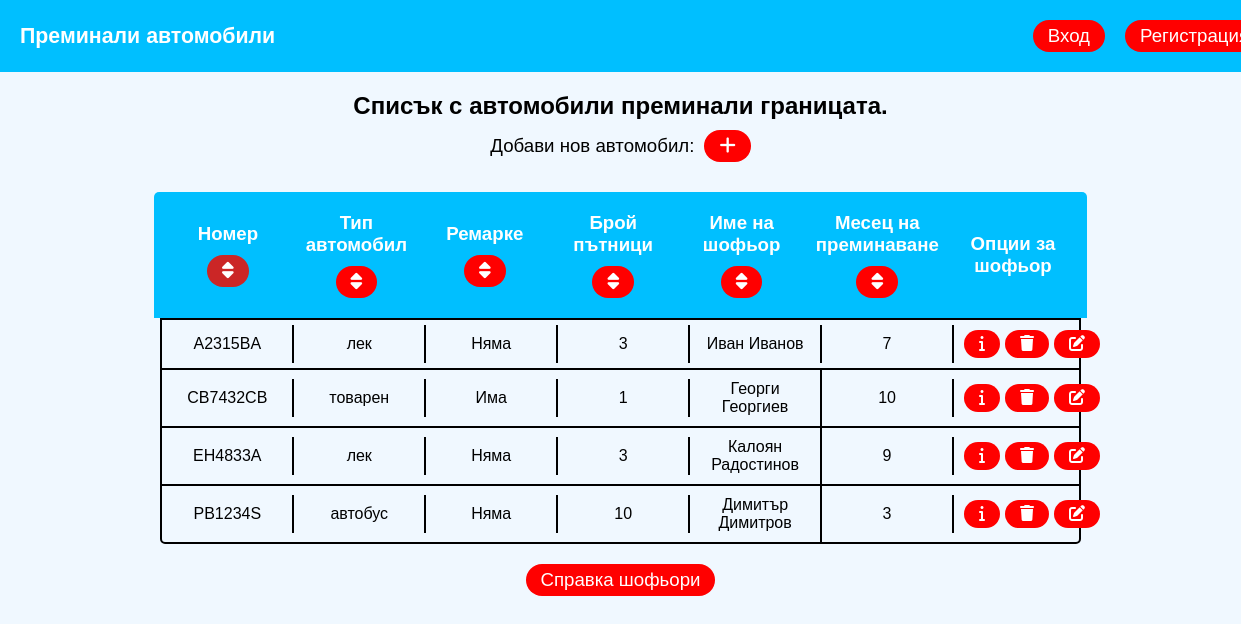
Page /automobile_list/automobile_list.php on the committed database.
### tables this page shows
CREATE TABLE `automobile` (
  `id` int(11) NOT NULL,
  `number` varchar(8) NOT NULL,
  `type` enum('лек','товарен','автобус') NOT NULL,
  `trailer` tinyint(1) NOT NULL,
  `passengers` int(11) NOT NULL,
  `driver_name` varchar(40) NOT NULL,
  `month` int(12) NOT NULL,
  `driver_id` int(11) NOT NULL
);

### automobile_list/automobile_list.php (the view, shortened to what this page needs)
<!DOCTYPE html>
<html lang="en">
<head>
    <link rel="stylesheet" href="automobile_list.css">
    <link rel="stylesheet" href="https://cdnjs.cloudflare.com/ajax/libs/font-awesome/6.4.2/css/all.min.css">
</head>
<body>
    <?php
    include "../constants.php";
    $sql = "";
    if (!isset($_GET["query"])) {
        $sql = "SELECT * FROM automobile ORDER BY number ASC";
    } else {
        $sql = "SELECT * FROM automobile ORDER BY {$_GET["query"]} ASC";
    }
    $result = mysqli_query($dbConnection, $sql);
    if (!$result) {
        echo "<h2 align='center'>Няма автомобили все още</h2>";
    } else {
        ?>
        <header>
            <p>Преминали автомобили</p>
            <?php
            if (isset($_SESSION["user"])) {
                echo "<a href='javascript:void(0)' onclick='confirmLogout()' class='link'>Изход</a>";
            } else {
                echo "<a href='../login/login_form.php' class='link'>Вход</a>";
                echo "<a href='../register/register_form.php' class='link'>Регистрация</a>";
            }
            ?>
        </header>
        <h2 class="title">Списък с автомобили преминали границата.</h2>
        <div class="add">
            <p>Добави нов автомобил:</p>
            <a href="../add_automobile/add_automobile.php" class="link"><i class="fa-solid fa-plus"></i></a>
        </div>
        <section class="container">
            <section class="header">
                <div class="header-items">
                    <p>Номер</p>
                    <a href="./automobile_list.php?query=number" class=<?php if (!isset($_GET["query"]) || $_GET["query"] == "number")
                        echo "active";
                    else
                        echo "link"; ?>>
                        <i class="fa-solid fa-sort"></i>
                    </a>
                </div>
                <div class="header-items">
                    <p>Тип автомобил</p>
                    <a href="./automobile_list.php?query=type" class=<?php if (isset($_GET["query"]) && $_GET["query"] == "type")
                        echo "active";
                    else
                        echo "link"; ?>>
                        <i class="fa-solid fa-sort"></i>
                    </a>
                </div>
                <div class="header-items">
                    <p>Ремарке</p>
                    <a href="./automobile_list.php?query=trailer" class=<?php if (isset($_GET["query"]) && $_GET["query"] == "trailer")
                        echo "active";
                    else
                        echo "link"; ?>>
                        <i class="fa-solid fa-sort"></i>
                    </a>
                </div>
                <div class="header-items">
                    <p>Брой пътници</p>
                    <a href="./automobile_list.php?query=passengers" class=<?php if (isset($_GET["query"]) && $_GET["query"] == "passengers")
                        echo "active";
                    else
                        echo "link"; ?>>
                        <i class="fa-solid fa-sort"></i>
                    </a>
                </div>
                <div class="header-items">
                    <p>Име на шофьор</p>
                    <a href="./automobile_list.php?query=driver_name" class=<?php if (isset($_GET["query"]) && $_GET["query"] == "driver_name")
                        echo "active";
                    else
                        echo "link"; ?>>
                        <i class="fa-solid fa-sort"></i>
                    </a>
                </div>
                <div class="header-items">
                    <p>Месец на преминаване</p>
                    <a href="./automobile_list.php?query=month" class=<?php if (isset($_GET["query"]) && $_GET["query"] == "month")
                        echo "active";
                    else
                        echo "link"; ?>>
                        <i class="fa-solid fa-sort"></i>
                    </a>
                </div>
                <div class="header-items">
                    <p>Опции за шофьор</p>
                </div>
            </section>
            <section class="body">
                <?php
                while ($row = mysqli_fetch_assoc($result)) {
                    echo "<article class='body-row'>";
                    echo "<div class='body-data'>
                                <p>{$row["number"]}</p>
                            </div>";
                    echo "<div class='body-data'>
                                <p>{$row["type"]}</p>
                            </div>";
                    if (intval($row["trailer"]) == 0) {
                        echo "<div class='body-data'>
                                    <p>Няма</p>
                                </div>";
                    } else {
                        echo "<div class='body-data'>
                                    <p>Има</p>
                                </div>";
                    }
                    echo "<div class='body-data'>
                                <p>{$row["passengers"]}</p>
                            </div>";
                    echo "<div class='body-data'>
                                <p>{$row["driver_name"]}</p>
                            </div>";
                    echo "<div class='body-data'>
                                <p>{$row["month"]}</p>
                            </div>";
                    echo "<div class='body-data'>
                                <a href='../driver_info/driver_info.php?id={$row['driver_id']}' class='link'><i class='fa-solid fa-info'></i></a>
                                <a  href='javascript:void(0);' onclick='confirmDeletion({$row['id']},{$row['driver_id']})' class='link'><i class='fa-solid fa-trash'></i></a>
                                <a href='../edit_automobile/edit_automobile.php?id={$row['id']}' class='link'><i class='fa-solid fa-pen-to-square'></i></a>
                            </div>";
                    echo "</article>";
                }
    } ?>
        </section>
        <button id="get-drivers">Справка шофьори</button>
        </section>
</body>
</html>

### automobile_list/automobile_list.css (style rules this page uses)
*, *::after, *::before { margin: 0; padding: 0; }
p, h1, h2, h3, h4, h5, h6 { font-family: Arial, Helvetica, sans-serif; }
a { text-decoration: none; font-family: Arial, Helvetica, sans-serif; }
body { background-color: aliceblue; }
header { width: 100%; padding: 20px 0; background-color: rgb(0, 191, 255); color: white; display: flex; align-items: center; gap: 20px; }
header a { font-size: 14pt; }
header p { flex: 0 0 80%; font-weight: bold; font-size: 16pt; padding-left: 20px; }
.title { text-align: center; margin-top: 20px; }
.add { margin: 10px auto; font-size: 14pt; display: flex; justify-content: center; align-items: center; gap: 10px; }
.link { padding: 5px 15px 5px 15px; border-radius: 20px; background-color: red; color: white; }
.active { background-color: rgb(203, 38, 38); padding: 5px 15px 5px 15px; border-radius: 20px; color: white; }
.container { width: 80vw; margin: 30px auto; display: flex; flex-direction: column; align-items: center; overflow: auto; word-wrap: break-word; text-align: center; }
.container button { margin-top: 20px; background-color: red; padding: 5px 15px 5px 15px; border-radius: 20px; color: white; border: none; cursor: pointer; font-size: 14pt; }
.header { width: 90%; padding: 20px; background-color: rgb(0, 191, 255); border-top-left-radius: 5px; border-top-right-radius: 5px; color: white; display: flex; justify-content: space-evenly; align-items: center; gap: 20px; }
.header-items { width: 100%; font-size: 14pt; font-weight: bold; text-align: center; display: flex; flex-direction: column; align-items: center; gap: 10px; }
.body { width: 92.3%; border-bottom-right-radius: 5px; border-bottom-left-radius: 5px; border: 2px solid black; color: black; display: flex; flex-direction: column; align-items: center; }
.body-row { width: 100%; display: flex; flex-direction: row; justify-content: space-between; align-items: center; border-bottom: 2px solid black; }
.body-row:last-child { border: none; }
.body-data { flex: 0 0 12%; height: 65%; padding: 10px; display: flex; justify-content: center; align-items: center; border-right: 2px solid black; gap: 5px; }
.body-data:last-child { border: none; }
@media (max-width: 1260px) { header p { flex: 0 0 80%; } }

### rows in the picture
automobile: number "A2315BA", type "лек", trailer "Няма", passengers "3", driver_name "Иван Иванов", month "7"
automobile: number "CB7432CB", type "товарен", trailer "Има", passengers "1", driver_name "Георги Георгиев", month "10"
automobile: number "EH4833A", type "лек", trailer "Няма", passengers "3", driver_name "Калоян Радостинов", month "9"
automobile: number "PB1234S", type "автобус", trailer "Няма", passengers "10", driver_name "Димитър Димитров", month "3"
